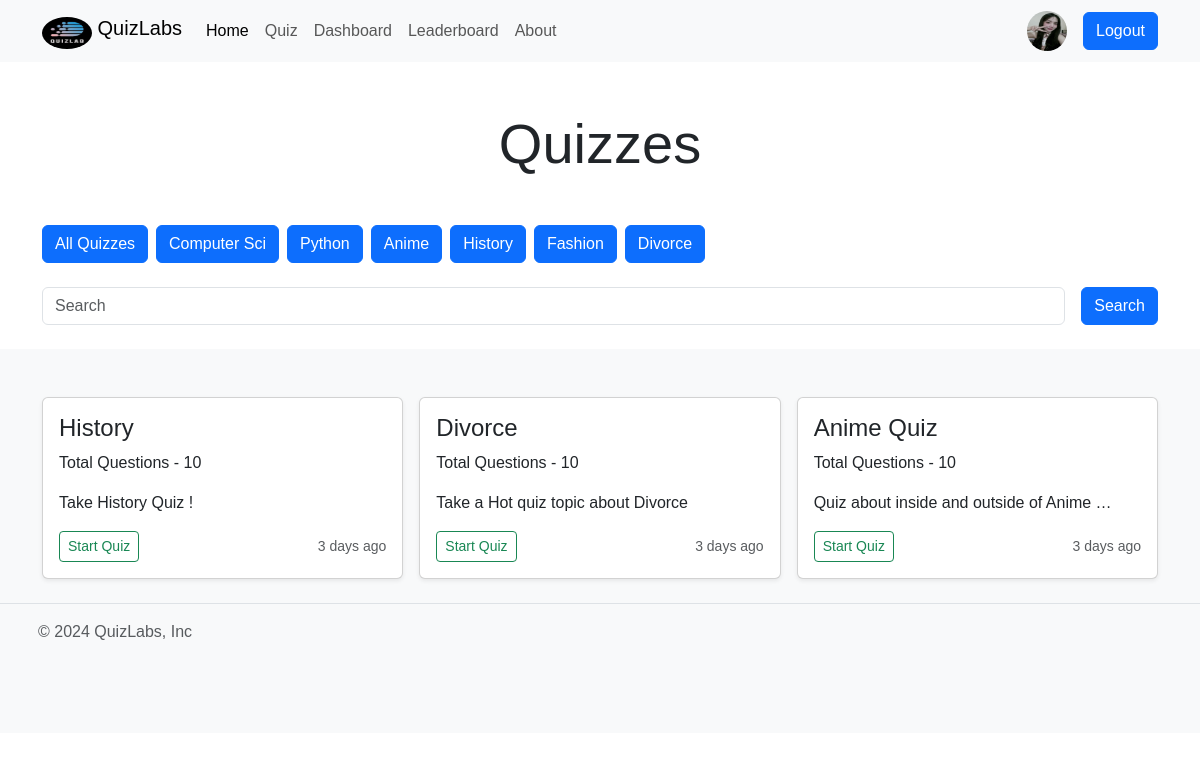
The page /quiz/all_quiz (signed in) on the database its author committed.
### quizlabsdata/account/models.py (models this page shows, shortened)
class Profile(models.Model):
    user = models.OneToOneField(User, on_delete=models.CASCADE, null=True, verbose_name='User Object')
    bio = models.TextField(blank=True, null=True)
    profile_img = models.ImageField(upload_to='profile_images', default='user.png', blank=True, null=True, verbose_name='Profile Pic')
    location = models.CharField(max_length=100, blank=True, null=100)
    GENDER = (
        ('Male', 'Male'),
        ('Female', 'Female'),
        ('Other', 'Other'),
    )
    gender = models.CharField(max_length=6, choices=GENDER, blank=True, null=True)

### quiz/models.py (models this page shows, shortened)
class Category(models.Model):
    name = models.CharField(max_length=15)
    class Meta:
        verbose_name_plural = 'Categories'

class Quiz(models.Model):
    title = models.CharField(max_length=255)
    description = models.TextField()
    category = models.ForeignKey(Category, on_delete=models.CASCADE)
    quiz_file = models.FileField(upload_to='quiz/')
    created_at = models.DateTimeField(auto_now_add=True)
    updated_at = models.DateTimeField(auto_now=True)
    class Meta:
        verbose_name_plural = 'Quizzes'

class Question(models.Model):
    quiz = models.ForeignKey(Quiz, on_delete=models.CASCADE)
    text = models.TextField()

### quiz/views.py (the view)
# urls.py: path('all_quiz', views.all_quiz_view, name='all_quiz'),
@login_required(login_url='login')
def all_quiz_view(request):
    user_object = User.objects.get(username=request.user)
    user_profile = Profile.objects.get(user=user_object)
    quizzes = Quiz.objects.order_by('-created_at')
    categories = Category.objects.all()
    context = {"user_profile": user_profile, "quizzes": quizzes, "categories": categories}
    return render(request, 'all-quiz.html', context)

### templates/all-quiz.html (shortened to what this page needs)
{% extends 'index.html' %}
{% block content %}
          <h1 class="display-4 text-center my-5">Quizzes</h1>
          <div class="container">
            <div class="d-flex">
                <a href="{% url 'all_quiz' %}" class="btn btn-primary me-2">All Quizzes</a>
                {% for category in categories %}
                <a href="{% url 'search' category.name %}" class="btn btn-primary me-2">{{category.name}}</a>
                {% endfor %}
            </div>
          </div>
          <form class="d-flex container my-4" role="search" method="get" action="{% url 'search' ' ' %}">
            <input name="q" class="form-control me-2" type="search" placeholder="Search" aria-label="Search">
            <a href="#" type="submit" class="btn btn-primary ms-2">Search</a>
          </form>
<div class="album py-5 bg-body-tertiary">
    <div class="container">
      <div class="row row-cols-1 row-cols-sm-2 row-cols-md-3 g-3">
      {% if quizzes|length > 0 %}
			{% for quiz in quizzes %}
			<div class="col">
				<div class="card shadow-sm">
					<div class="card-body">
						<h4>{{quiz.title}}</h4>
						<p class="card-text">Total Questions - {{quiz.question_set.all|length}}</p>
						<p class="card-text">{{quiz.description|truncatewords:7}}</p>
						<div class="d-flex justify-content-between align-items-center">
							<div class="btn-group">
								<a href="{% url 'quiz' quiz.id %}" type="button" class="btn btn-sm btn-outline-success">Start
									Quiz</a>
							</div>
							<small class="text-body-secondary">{{quiz.created_at|timesince}} ago</small>
						</div>
					</div>
				</div>
			</div>
			  {% endfor %}
        {% else %}
        <div class="col-lg-12 col-md-12 col-12">
          <p class="text-center text-danger fs-5">There is no quiz available for this category</p>
        </div>
        {% endif %}
      </div>
    </div>
{% endblock content %}

### templates/components/navbar.html (shortened to what this page needs)
{% load static %}
<nav class="navbar navbar-expand-lg bg-body-tertiary">
    <div class="container">
      <a class="navbar-brand" href="{% url 'home' %}">
      <img src="{% static 'images/Logo2.jpg' %}" alt="Logo" width="50" height="32" class="rounded-circle align-text-top">
      QuizLabs</a>
      <div class="collapse navbar-collapse" id="navbarSupportedContent">
        <ul class="navbar-nav me-auto mb-2 mb-lg-0">
          <li class="nav-item">
            <a class="nav-link active" aria-current="page" href="{% url 'home' %}">Home</a>
          </li>
          <li class="nav-item">
            <a class="nav-link" href="{% url 'all_quiz' %}">Quiz</a>
          </li>
          <li class="nav-item">
            {% if request.user.is_superuser %}
            <a class="nav-link" href="{% url 'dashboard' %}">Dashboard</a>
            {% endif %}
          </li>
          <li class="nav-item">
            <a class="nav-link" href="{% url 'leaderboard' %}">Leaderboard</a>
          </li>
          <li class="nav-item">
            <a class="nav-link" href="{% url 'about' %}">About</a>
          </li>
        </ul>
          {% if request.user.is_authenticated %}
          <a href="{% url 'profile' request.user.username %}" data-bs-toggle="tooltip" data-bs-placement="top" data-bs-title="@{{request.user.username}}" class="mx-2"><img src="{{user_profile.profile_img.url}}" class="rounded-circle" width="40" height="40" alt="profile_img"></a>
          <a href="{% url 'logout' %}" class="btn btn-primary ms-2">Logout</a>
          {% else %}
          <a href="{% url 'login' %}" class="btn btn-primary ms-2">Login</a>
          {% endif %}
      </div>
    </div>
  </nav>

### static/css/style.css (style rules this page uses)
* { font-family: 'Trebuchet MS', 'Lucida Sans Unicode', 'Lucida Grande', 'Lucida Sans', Arial, sans-serif !important; }

### rows shown on the page
Profile: profile_img (picture)
Category: name "Computer Sci"
Category: name "Python"
Category: name "Anime"
Category: name "History"
Category: name "Fashion"
Category: name "Divorce"
Quiz: title "History", question_set.all|length "10", description "Take History Quiz !", created_at "3 days"
Quiz: title "Divorce", question_set.all|length "10", description "Take a Hot quiz topic about Divorce", created_at "3 days"
Quiz: title "Anime Quiz", question_set.all|length "10", description "Quiz about inside and outside of Anime …", created_at "3 days"
